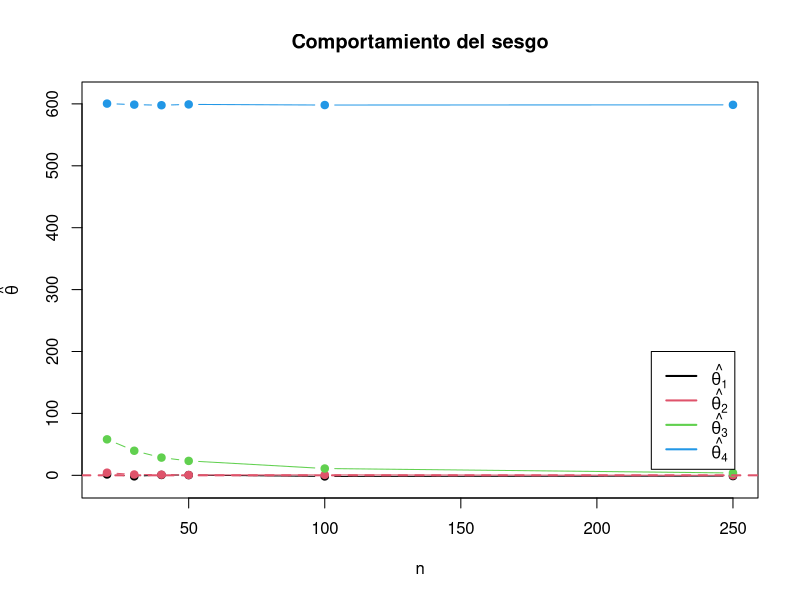
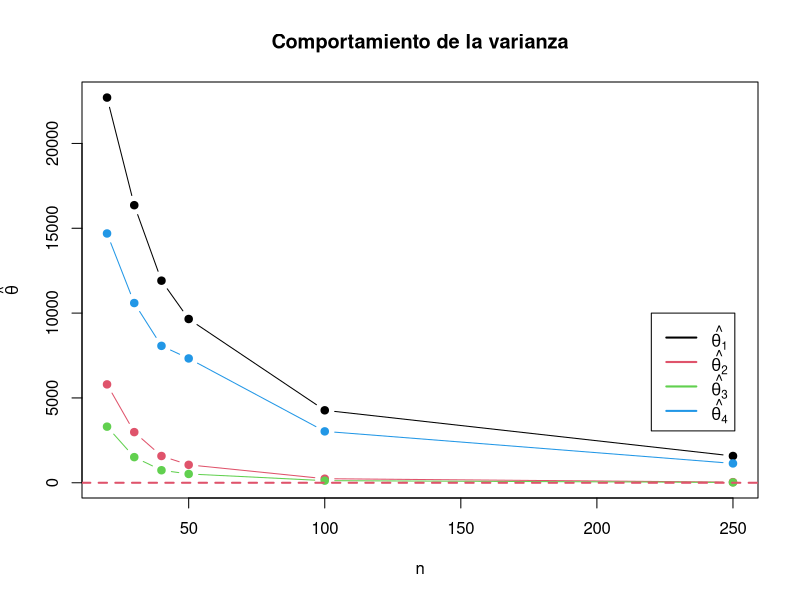
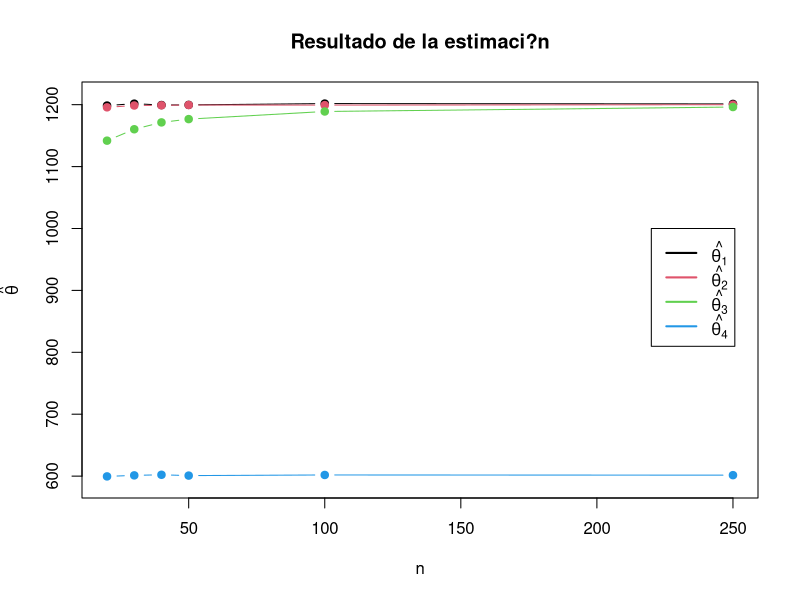
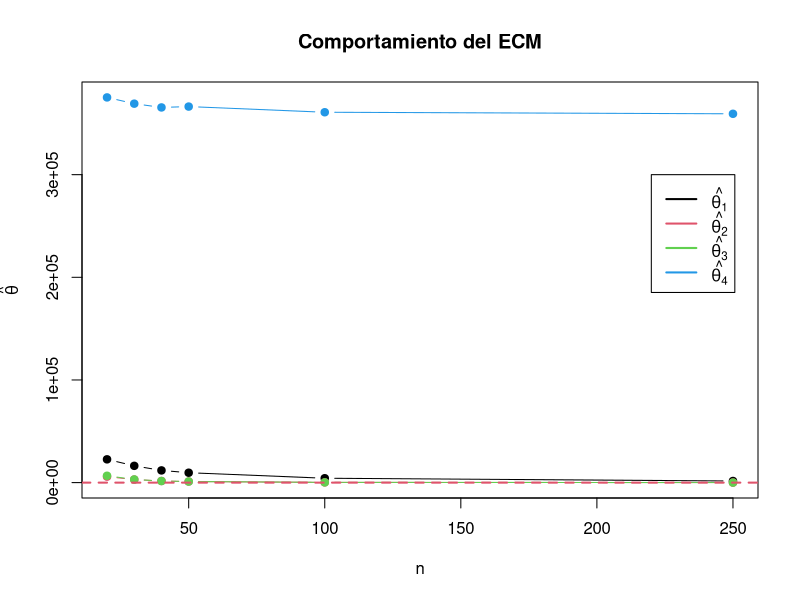
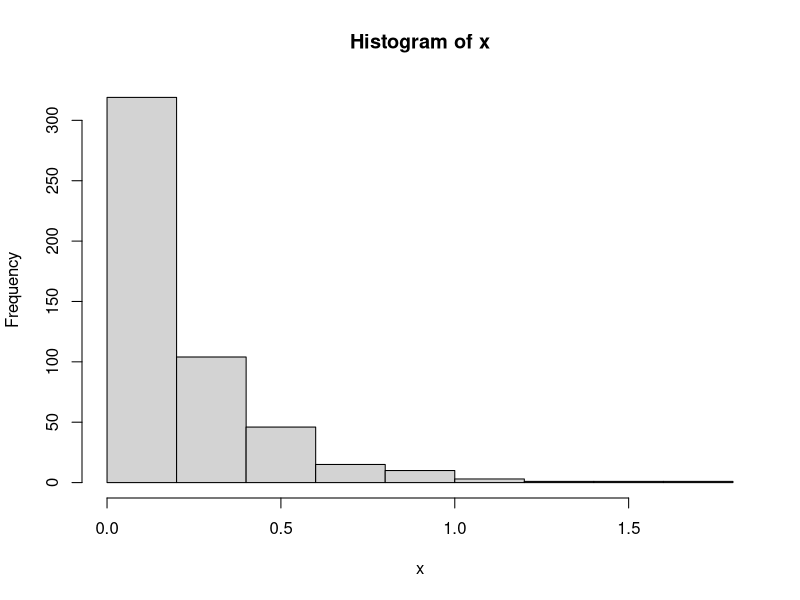
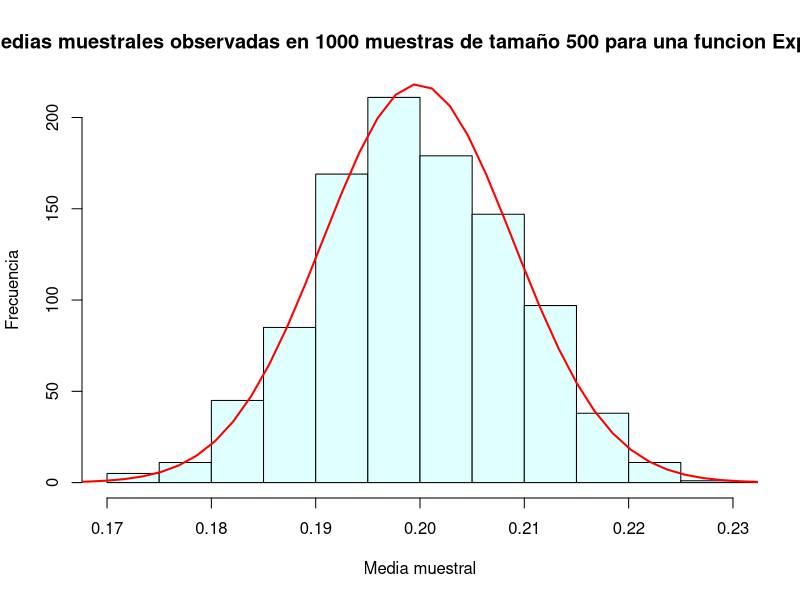
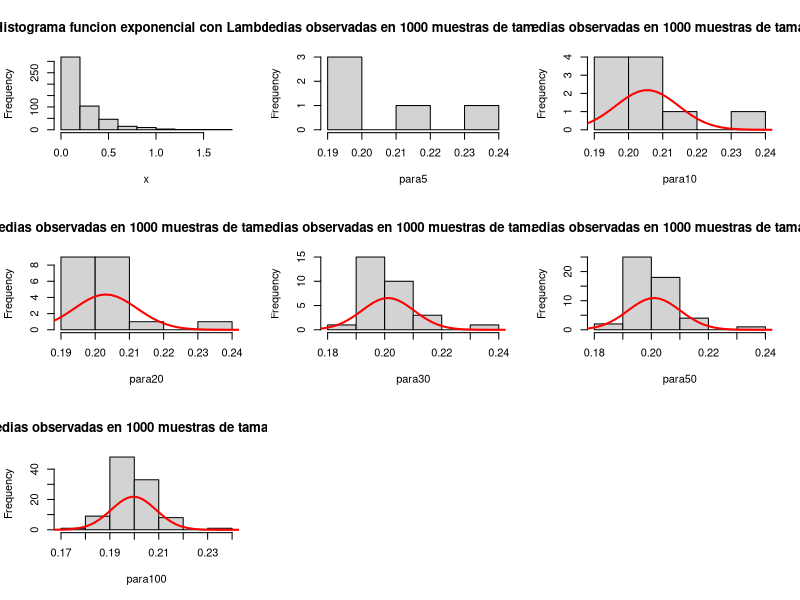
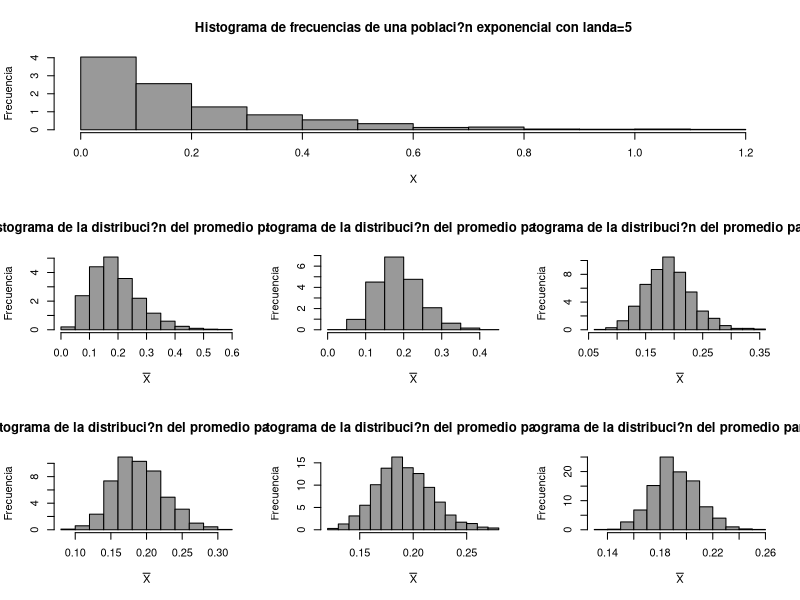

Source code (R) for these figures, in order:
# Laboratorio 1 
# Metodos Estadisticos 
# Kevin Chica - Diana Arias - Cesar Saavedra 


# ------------------------------------------------------- #
# Punto 1
#Estimadores planteados:
#Estimador 1:
Est1 <- function(datos) {
  Resul <- (2 * mean(datos) - 1)
  return(Resul)
}

# Estimador 2
Est2 <- function(datos) {
  Resul <- max(datos) + min(datos) - 1
  return(Resul)
}

# Estimador 3
Est3 <- function(datos) {
  Resul <- max(datos)
  return(Resul)
}

# Estimador 4
Est4 <- function(datos) {
  Resul <- median(datos)
  return(Resul)
}

n <- c(20, 30, 40, 50,100, 250)
theta <- 1200
Nsim <- 1000
NsimECM <- 1000
Pob <- seq(1, theta, 1)
Res.Es1 <- numeric(Nsim)
Res.Es2 <- numeric(Nsim)
Res.Es3 <- numeric(Nsim)
Res.Es4 <- numeric(Nsim)
ECM.Es1 <- numeric(length(n))
ECM.Es2 <- numeric(length(n))
ECM.Es3 <- numeric(length(n))
ECM.Es4 <- numeric(length(n))
Sesgo.Es1 <- numeric(length(n))
Sesgo.Es2 <- numeric(length(n))
Sesgo.Es3 <- numeric(length(n))
Sesgo.Es4 <- numeric(length(n))
theta_est <- matrix(NA, nrow = 6, ncol = 4)
var_theta_est <- matrix(NA, nrow = 6, ncol = 4)
ECM_theta_est <- matrix(NA, nrow = 6, ncol = 4)
Sesgo_theta_est <- matrix(NA, nrow = 6, ncol = 4)

# Estimaci?n del Sesgo, Varianza y Error Cuadr?tico Medio
for (j in 1:length(n)) {
  
  muestra <- sample(Pob, n[j])
  
  for (i in 1:Nsim) {
    muestra <- sample(Pob, n[j])
    Res.Es1[i] <- Est1(muestra)
    Res.Es2[i] <- Est2(muestra)
    Res.Es3[i] <- Est3(muestra)
    Res.Es4[i] <- Est4(muestra)
  }
  
  ECM.Es1[j] <- sum((theta - Res.Es1)^2)/Nsim
  ECM.Es2[j] <- sum((theta - Res.Es2)^2)/Nsim
  ECM.Es3[j] <- sum((theta - Res.Es3)^2)/Nsim
  ECM.Es4[j] <- sum((theta - Res.Es4)^2)/Nsim
  
  Sesgo.Es1[j] <- (theta - mean(Res.Es1))
  Sesgo.Es2[j] <- (theta - mean(Res.Es2))
  Sesgo.Es3[j] <- (theta - mean(Res.Es3))
  Sesgo.Es4[j] <- (theta - mean(Res.Es4))
  
  theta_est[j, ] <- c(mean(Res.Es1), mean(Res.Es2),mean(Res.Es3),mean(Res.Es4))
  var_theta_est[j, ] <- c(var(Res.Es1), var(Res.Es2),var(Res.Es3),var(Res.Es4))
  ECM_theta_est[j, ] <- c(ECM.Es1[j], ECM.Es2[j], ECM.Es3[j], ECM.Es4[j])
  Sesgo_theta_est[j, ] <- c(Sesgo.Es1[j], Sesgo.Es2[j],Sesgo.Es3[j],Sesgo.Es4[j])
}



theta_est <- as.data.frame(theta_est)
var_theta_est <- as.data.frame(var_theta_est)
ECM_theta_est <- as.data.frame(ECM_theta_est)
Sesgo_theta_est <- as.data.frame(Sesgo_theta_est)


#Gr?fica del comportamiento del sesgo:
x11()
plot(n, Sesgo_theta_est[, 1], type = "b", ylim = c(min(Sesgo_theta_est) - 10, max(Sesgo_theta_est) + 
                                               10), pch = 19, ylab = expression(hat(theta)), main = "Comportamiento del sesgo")
lines(n, Sesgo_theta_est[,2], type = "b", col = 2, pch = 19)
lines(n, Sesgo_theta_est[,3], type = "b", col = 3, pch = 19)
lines(n, Sesgo_theta_est[,4], type = "b", col = 4, pch = 19)
legend(x=220,y=200, c(expression(hat(theta[1])), expression(hat(theta[2])),expression(hat(theta[3])),expression(hat(theta[4]))), 
       col = c(1, 2, 3,4), lwd = c(2, 2))
abline(h = 0, lty = 2, lwd = 2, col = 2)

#Gr?fica de la varianza de los estimadores
x11()
plot(n, var_theta_est[, 1], type = "b", ylim = c(min(var_theta_est) - 10, max(var_theta_est) + 
                                                     10), pch = 19, ylab = expression(hat(theta)), main = "Comportamiento de la varianza")
lines(n, var_theta_est[,2], type = "b", col = 2, pch = 19)
lines(n, var_theta_est[,3], type = "b", col = 3, pch = 19)
lines(n, var_theta_est[,4], type = "b", col = 4, pch = 19)
legend(x=220,y=10000, c(expression(hat(theta[1])), expression(hat(theta[2])),expression(hat(theta[3])),expression(hat(theta[4]))), 
       col = c(1, 2, 3,4), lwd = c(2, 2))
abline(h = 0, lty = 2, lwd = 2, col = 2)

#Gr?fica del resultado de la estimaci?n
x11()
plot(n, theta_est[, 1], type = "b", ylim = c(min(theta_est) - 10, max(theta_est) + 
                                                   10), pch = 19, ylab = expression(hat(theta)), main = "Resultado de la estimaci?n")
lines(n, theta_est[,2], type = "b", col = 2, pch = 19)
lines(n, theta_est[,3], type = "b", col = 3, pch = 19)
lines(n, theta_est[,4], type = "b", col = 4, pch = 19)
legend(x=220,y=1000, c(expression(hat(theta[1])), expression(hat(theta[2])),expression(hat(theta[3])),expression(hat(theta[4]))), 
       col = c(1, 2, 3,4), lwd = c(2, 2))
abline(h = 0, lty = 2, lwd = 2, col = 2)

#Comportamiento del Error Cuadratico medio
x11()
plot(n, ECM_theta_est[, 1], type = "b", ylim = c(min(ECM_theta_est) - 10, max(ECM_theta_est) + 
                                               10), pch = 19, ylab = expression(hat(theta)), main = "Comportamiento del ECM")
lines(n, ECM_theta_est[,2], type = "b", col = 2, pch = 19)
lines(n, ECM_theta_est[,3], type = "b", col = 3, pch = 19)
lines(n, ECM_theta_est[,4], type = "b", col = 4, pch = 19)
legend(x=220,y=300000, c(expression(hat(theta[1])), expression(hat(theta[2])),expression(hat(theta[3])),expression(hat(theta[4]))), 
       col = c(1, 2, 3,4), lwd = c(2, 2))
abline(h = 0, lty = 2, lwd = 2, col = 2)
# ------------------------------------------------------- #



# ------------------------------------------------------- #
# Punto 4.a.
# X~Exponencial(Lambda=5)
x <- rexp(500,5)
media1 <- mean(x)
sd1 <- sd(x)
hist(x)

mediaMuestral=function(n){
  muestra=rexp(500,5)
  media=mean(muestra)
  return(media)
}

mediaMuestral(5)
mediaMuestral(10)
mediaMuestral(20)
mediaMuestral(30)
mediaMuestral(50)
mediaMuestral(100)

m=1000
muchasMedias=replicate(m,mediaMuestral(n))
mean(muchasMedias)
sd(muchasMedias)

para5 <- muchasMedias[1:5]
para10 <- muchasMedias[1:10]
para20 <- muchasMedias[1:20]
para30 <- muchasMedias[1:30]
para50 <- muchasMedias[1:50]
para100 <- muchasMedias[1:100]

h <- hist(muchasMedias,xlab="Media muestral", ylab="Frecuencia", col="lightcyan",
     xlim=c(0.17,0.23),freq=T,
     main="Histograma de las medias muestrales observadas en 1000 muestras de tamaño 500 para una funcion Exponencial de Lambda = 5")
xfit <- seq(min(x), max(x), length = 1000)
yfit <- dnorm(xfit, mean(muchasMedias), sd = (media1)/(sqrt(500)))
yfit <- yfit * diff(h$mids[1:2]) * length(muchasMedias)
lines (xfit, yfit, col = "red", lwd = 2)

par(mfrow=c(3,3))
hist(x, main="Histograma funcion exponencial con Lambda = 5" )
hist(para5, main="Medias observadas en 1000 muestras de tamaño 5")
hist(para10, main="Medias observadas en 1000 muestras de tamaño 10")
xfit <- seq(min(x), max(x), length = 1000)
yfit <- dnorm(xfit, mean(para10), sd = (media1)/(sqrt(500)))
yfit <- yfit * diff(h$mids[1:2]) * length(para10)
lines (xfit, yfit, col = "red", lwd = 2)
hist(para20, main="Medias observadas en 1000 muestras de tamaño 20")
xfit <- seq(min(x), max(x), length = 1000)
yfit <- dnorm(xfit, mean(para20), sd = (media1)/(sqrt(500)))
yfit <- yfit * diff(h$mids[1:2]) * length(para20)
lines (xfit, yfit, col = "red", lwd = 2)
hist(para30, main="Medias observadas en 1000 muestras de tamaño 30")
xfit <- seq(min(x), max(x), length = 1000)
yfit <- dnorm(xfit, mean(para30), sd = (media1)/(sqrt(500)))
yfit <- yfit * diff(h$mids[1:2]) * length(para30)
lines (xfit, yfit, col = "red", lwd = 2)
hist(para50, main="Medias observadas en 1000 muestras de tamaño 50")
xfit <- seq(min(x), max(x), length = 1000)
yfit <- dnorm(xfit, mean(para50), sd = (media1)/(sqrt(500)))
yfit <- yfit * diff(h$mids[1:2]) * length(para50)
lines (xfit, yfit, col = "red", lwd = 2)
hist(para100, main="Medias observadas en 1000 muestras de tamaño 100")
xfit <- seq(min(x), max(x), length = 1000)
yfit <- dnorm(xfit, mean(para100), sd = (media1)/(sqrt(500)))
yfit <- yfit * diff(h$mids[1:2]) * length(para100)
lines (xfit, yfit, col = "red", lwd = 2)


# ------------------------------------------------------- #
#4.a
options(max.print = 99999999)
numeroMuestras=1000
poblacion <- rexp(1000,5)

#Para n=5
n1=5
Mat.prom1 <- matrix(0, numeroMuestras, n1)
for (i in 1:numeroMuestras) {
  Mat.prom1[i, ] <- sample(poblacion, n1)
}
Dis.prom1 <- apply(Mat.prom1, 1, mean)

#Para n=10
n2=10
Mat.prom2 <- matrix(0, numeroMuestras, n2)
for (i in 1:numeroMuestras) {
  Mat.prom2[i, ] <- sample(poblacion, n2)
}
Dis.prom2 <- apply(Mat.prom2, 1, mean)

#Para n=20
n3=20
Mat.prom3 <- matrix(0, numeroMuestras, n3)
for (i in 1:numeroMuestras) {
  Mat.prom3[i, ] <- sample(poblacion, n3)
}
Dis.prom3 <- apply(Mat.prom3, 1, mean)

#Para n=30
n4=30
Mat.prom4 <- matrix(0, numeroMuestras, n4)
for (i in 1:numeroMuestras) {
  Mat.prom4[i, ] <- sample(poblacion, n4)
}
Dis.prom4 <- apply(Mat.prom4, 1, mean)

#Para n=50
n5=50
Mat.prom5 <- matrix(0, numeroMuestras, n5)
for (i in 1:numeroMuestras) {
  Mat.prom5[i, ] <- sample(poblacion, n5)
}
Dis.prom5 <- apply(Mat.prom5, 1, mean)

#Para n=100
n6=100
Mat.prom6 <- matrix(0, numeroMuestras, n6)
for (i in 1:numeroMuestras) {
  Mat.prom6[i, ] <- sample(poblacion, n6)
}
Dis.prom6 <- apply(Mat.prom6, 1, mean)

#Gr?ficos:
mat <- matrix(c(1,1,1,2,3,4,5,6,7),ncol = 3,byrow = T)
x11()
layout(mat)
hist(poblacion, xlab = "X", ylab = "Frecuencia", col = "grey60", 
     main = "Histograma de frecuencias de una poblaci?n exponencial con landa=5",freq = FALSE)
hist(Dis.prom1, xlab = expression(bar(X)), ylab = "Frecuencia", col = "grey60", 
     main = "Histograma de la distribuci?n del promedio para n=5",freq = FALSE)
hist(Dis.prom2, xlab = expression(bar(X)), ylab = "Frecuencia", col = "grey60", 
     main = "Histograma de la distribuci?n del promedio para n=10",freq = FALSE)
hist(Dis.prom3, xlab = expression(bar(X)), ylab = "Frecuencia", col = "grey60", 
     main = "Histograma de la distribuci?n del promedio para n=20",freq = FALSE)
hist(Dis.prom4, xlab = expression(bar(X)), ylab = "Frecuencia", col = "grey60", 
     main = "Histograma de la distribuci?n del promedio para n=30",freq = FALSE)
hist(Dis.prom5, xlab = expression(bar(X)), ylab = "Frecuencia", col = "grey60", 
     main = "Histograma de la distribuci?n del promedio para n=50",freq = FALSE)
hist(Dis.prom6, xlab = expression(bar(X)), ylab = "Frecuencia", col = "grey60", 
     main = "Histograma de la distribuci?n del promedio para n=100",freq = FALSE)


#4.b
poblacionT <- rt(1000,5)
#Para n=5
Mat.pro1 <- matrix(0, numeroMuestras, n1)
for (i in 1:numeroMuestras) {
  Mat.pro1[i, ] <- sample(poblacionT, n1)
}
Dis.pro1 <- apply(Mat.pro1, 1, mean)

#Para n=10
Mat.pro2 <- matrix(0, numeroMuestras, n2)
for (i in 1:numeroMuestras) {
  Mat.pro2[i, ] <- sample(poblacionT, n2)
}
Dis.pro2 <- apply(Mat.pro2, 1, mean)

#Para n=20
Mat.pro3 <- matrix(0, numeroMuestras, n3)
for (i in 1:numeroMuestras) {
  Mat.pro3[i, ] <- sample(poblacionT, n3)
}
Dis.pro3 <- apply(Mat.pro3, 1, mean)

#Para n=30
Mat.pro4 <- matrix(0, numeroMuestras, n4)
for (i in 1:numeroMuestras) {
  Mat.pro4[i, ] <- sample(poblacionT, n4)
}
Dis.pro4 <- apply(Mat.pro4, 1, mean)

#Para n=50
Mat.pro5 <- matrix(0, numeroMuestras, n5)
for (i in 1:numeroMuestras) {
  Mat.pro5[i, ] <- sample(poblacionT, n5)
}
Dis.pro5 <- apply(Mat.pro5, 1, mean)

#Para n=100
Mat.pro6 <- matrix(0, numeroMuestras, n6)
for (i in 1:numeroMuestras) {
  Mat.pro6[i, ] <- sample(poblacionT, n6)
}
Dis.pro6 <- apply(Mat.pro6, 1, mean)

#Gr?ficos:
x11()
layout(mat)
hist(poblacion, xlab = "X", ylab = "Frecuencia", col = "grey60", 
     main = "Histograma de frecuencias de una poblaci?n T de student con k=7",freq = FALSE)
hist(Dis.pro1, xlab = expression(bar(X)), ylab = "Frecuencia", col = "grey60", 
     main = "Histograma de la distribuci?n del promedio para n=5",freq = FALSE)
hist(Dis.pro2, xlab = expression(bar(X)), ylab = "Frecuencia", col = "grey60", 
     main = "Histograma de la distribuci?n del promedio para n=10",freq = FALSE)
hist(Dis.pro3, xlab = expression(bar(X)), ylab = "Frecuencia", col = "grey60", 
     main = "Histograma de la distribuci?n del promedio para n=20",freq = FALSE)
hist(Dis.pro4, xlab = expression(bar(X)), ylab = "Frecuencia", col = "grey60", 
     main = "Histograma de la distribuci?n del promedio para n=30",freq = FALSE)
hist(Dis.pro5, xlab = expression(bar(X)), ylab = "Frecuencia", col = "grey60", 
     main = "Histograma de la distribuci?n del promedio para n=50",freq = FALSE)
hist(Dis.pro6, xlab = expression(bar(X)), ylab = "Frecuencia", col = "grey60", 
     main = "Histograma de la distribuci?n del promedio para n=100",freq = FALSE)



# ------------------------------------------------------- #
# Punto 5
m <-c(3700, 3600, 3500, 3400, 3300, 3200, 3100, 3000, 2900,2800,2700,2600,2500)
xbarra=3334  #Media de decisi?n
sigma=400  #Desviaci?n de x
k=4   #tama?o de muestra
Proba=numeric(length(m))
for (i in 1:length(m)){
  prob=pnorm((xbarra-m[i])/(sigma/sqrt(k)))
  Proba[i]=prob
}

x11()
plot(m, Proba, type = "b",pch = 19, ylab = "Probabilidad", main = "Gr?fica de probabilidades para distintos valores de m") 


# ------------------------------------------------------- #
